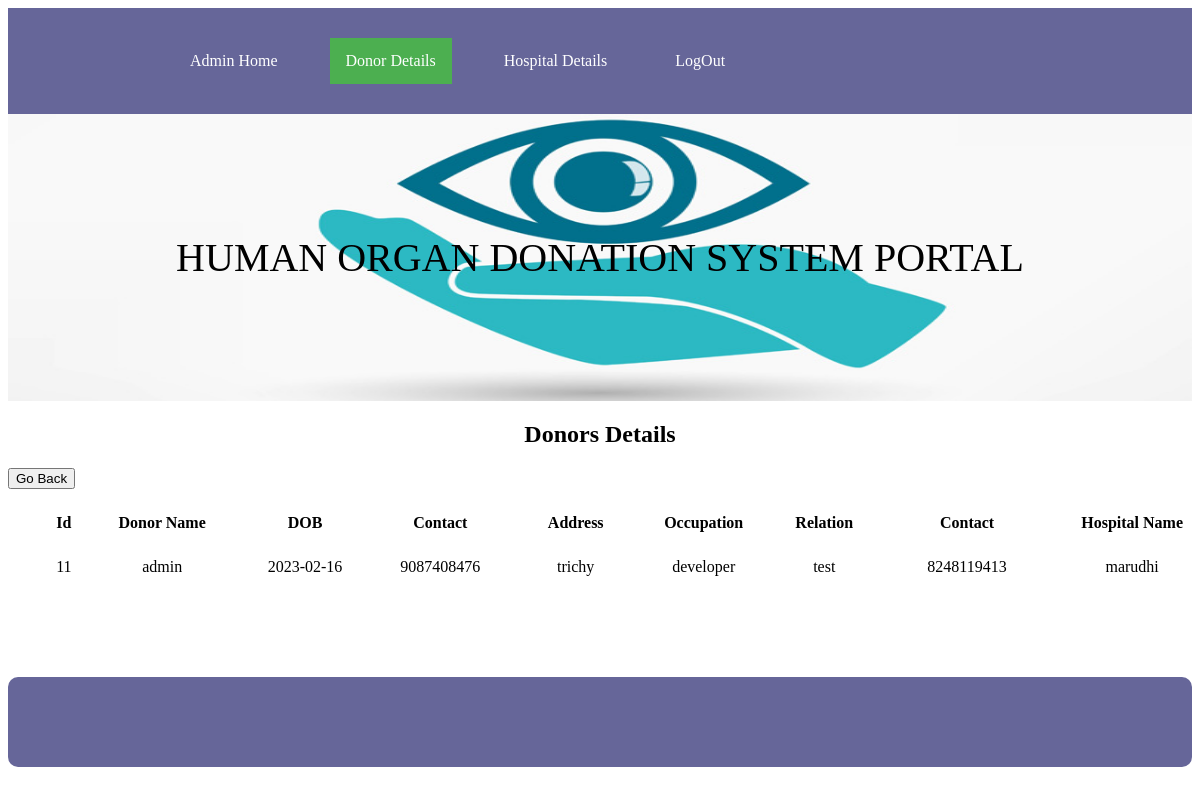
Screenshot of /viewdonar.php?iid=1 with the database file from the repository.
### tables this page shows
CREATE TABLE `donate` (
  `id` int(50) NOT NULL,
  `uid` varchar(50) NOT NULL,
  `hid` varchar(50) NOT NULL,
  `dob` varchar(50) NOT NULL,
  `blood` varchar(50) NOT NULL,
  `ocup` varchar(50) NOT NULL,
  `rtype` varchar(50) NOT NULL,
  `rname` varchar(50) NOT NULL,
  `rphone` varchar(50) NOT NULL,
  `remail` varchar(50) NOT NULL,
  `status` varchar(50) NOT NULL,
  `date` varchar(15) NOT NULL,
  `organ` varchar(100) NOT NULL
);

CREATE TABLE `register` (
  `id` int(50) NOT NULL,
  `name` varchar(50) NOT NULL,
  `gender` varchar(50) NOT NULL,
  `age` varchar(50) NOT NULL,
  `email` varchar(50) NOT NULL,
  `phone` varchar(50) NOT NULL,
  `loc` varchar(50) NOT NULL,
  `address` varchar(200) NOT NULL,
  `uname` varchar(50) NOT NULL,
  `psw` varchar(50) NOT NULL
);

CREATE TABLE `hregist` (
  `id` int(50) NOT NULL,
  `hname` varchar(50) NOT NULL,
  `location` varchar(50) NOT NULL,
  `address` varchar(100) NOT NULL,
  `email` varchar(50) NOT NULL,
  `phone` varchar(50) NOT NULL,
  `admin_name` varchar(50) NOT NULL,
  `license` varchar(200) NOT NULL,
  `psw` varchar(50) NOT NULL
);

### viewdonar.php (the view, shortened to what this page needs)
<?php
 	include("dbconnect.php");
	extract($_POST);
	$iid=$_REQUEST['iid'];
	?>
<html>
</head>
<ul>
	 <li><a href="#">&nbsp; &nbsp; &nbsp; &nbsp; &nbsp;</a></li>
	  <li><a href="#">&nbsp; &nbsp; &nbsp; &nbsp; &nbsp;</a></li>
  <li><a  href="adminhome.php">Admin Home</a></li>
  <li><a href="#">&nbsp;</a></li>
  <li><a class="active" href="dview.php">Donor Details</a></li>
   <li><a href="#">&nbsp;</a></li>
  <li><a href="hview.php">Hospital Details</a></li>
  <li><a href="#">&nbsp;</a></li>
   <li><a href="index.php">LogOut</a></li>
</ul>
<div id="bg1"><p>HUMAN ORGAN DONATION SYSTEM PORTAL </p></div>
<h2 align="center"> Donors Details</h2>
			<button onClick="history.back()">Go Back</button>
		<table width="102%" align="center">
	<tr>
		<td colspan="10">&nbsp;</td>
		</tr>
		    <tr>
          <td width="2%">&nbsp;</td>
          <td width="3%"><div align="center" class="style6"><strong>Id</strong> </div></td>
		   <td width="10%"><div align="center" class="style6"><strong>Donor Name</strong> </div></td>
		    <td width="9%"><div align="center" class="style6"><strong>DOB</strong> </div></td>
			 <td width="9%"><div align="center" class="style6"><strong>Contact</strong> </div></td>
			  <td width="9%"><div align="center" class="style6"><strong>Address</strong> </div></td>
			 <td width="8%"><div align="center" class="style6"><strong>Occupation</strong> </div></td>
			  <td width="8%"><div align="center" class="style6"><strong>Relation</strong> </div></td>
			  <td width="11%"><div align="center" class="style6"><strong>Contact</strong> </div></td>
			   <td width="11%"><div align="center" class="style6"><strong>Hospital Name</strong> </div></td>
        </tr>
		<tr>
		<td colspan="10">&nbsp;</td>
		</tr>
		<?php
		$qry=mysqli_query($conn,"select * from donate  where status='1' && hid='$iid'");
		while($row=mysqli_fetch_array($qry))
		{
		$uid=$row['uid'];
		$hid=$row['hid'];
		$qry1=mysqli_query($conn,"select * from register where id='$uid'");
		$row1=mysqli_fetch_array($qry1);
		$qry2=mysqli_query($conn,"select * from hregist where id='$hid'");
		$row2=mysqli_fetch_array($qry2);
		?>
        <tr>
		 <td width="2%">&nbsp;</td>
		    <td><div align="center"><?php echo $row['id'];?></div></td>
		   <td><div align="center"><?php echo $row1['name'];?></div></td>
			  <td><div align="center"><?php echo $row['dob'];?></div></td>
			 <td><div align="center"><?php echo $row1['phone'];?></div></td>
			   <td><div align="center"><?php echo $row1['address'];?></div></td>
			   <td><div align="center"><?php echo $row['ocup'];?></div></td>
			   <td><div align="center"><?php echo $row['rtype'];?></div></td>
			   <td><div align="center"><?php echo $row['rphone'];?></div></td>
			    <td width="9%"><div align="center"><div align="center"><?php echo $row2['hname'];?></div></td>
        </tr>
		 <tr>
		  	 	<td>&nbsp;</td>
		   		<td>&nbsp;</td>
				<td>&nbsp;</td>
			 	<td>&nbsp;</td>
			 	<td>&nbsp;</td>
			 	<td>&nbsp;</td>
				<td>&nbsp;</td>
		</tr>
        <?php
		}
		?>
				<tr>
		<td colspan="10" align="center">&nbsp;</td>
		</tr>
</table>
<div> &nbsp;</div>
<br>
<br>
<div id="footer"> <strong></strong></div>

### viewdonar.php (style rules this page uses)
p { color:#000000; text-align: center; text-transform: uppercase; font-size:40px; }
ul { list-style-type: none; margin: 0; padding: 30px; overflow: hidden; background-color: #666699; position: -webkit-sticky; position: sticky; top: 0; border-radius:0px; }
li { float: left; }
li a { display: block; color: white; text-align: center; padding: 14px 16px; text-decoration: none; }
.active { background-color: #4CAF50; }
#footer { padding: 45px; background: #666699; background-repeat: no-repeat; background-size: 1420px 100px; border-radius:10px; text-align:center; text-decoration:blink; font-family: Arial; font-size:15px; }
#bg1 { padding:80px; background:url("images/1.jpg"); background-repeat: no-repeat; background-size: 100% 300px; border-radius:5px; border-radius:0px; font-size:35px; }

### rows the page displays
donate: id "11", register.name "admin", dob "2023-02-16", register.phone "9087408476", register.address "trichy", ocup "developer", rtype "test", rphone "8248119413", hregist.hname "marudhi"
